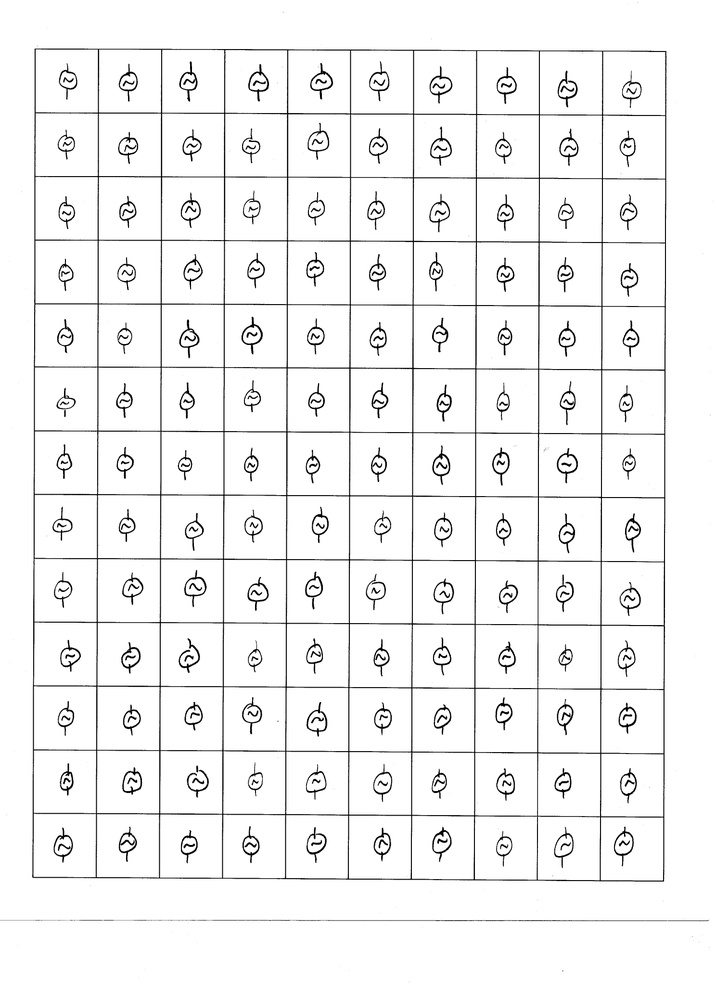
%> input picture training_data/acsource/acsource3.jpg, 716 x 985 px, shrunk from 2975 x 4094 before the run
$ octave getGridTest.m   (GNU Octave 9; MATLAB toolbox functions it lacks are replaced by stand-ins)
%> lines starting %> are read from the running program, lines starting %| are printed output that depends on the picture
% clc;close all;
path = 'C:\Users\Dolen\Documents\MATLAB\SrProject\training_data\acsource\acsource3.jpg';
expected_rows = 14;
expected_cols = 11;
disp(path);
cktImg = im2bw(imread(path),0.95);
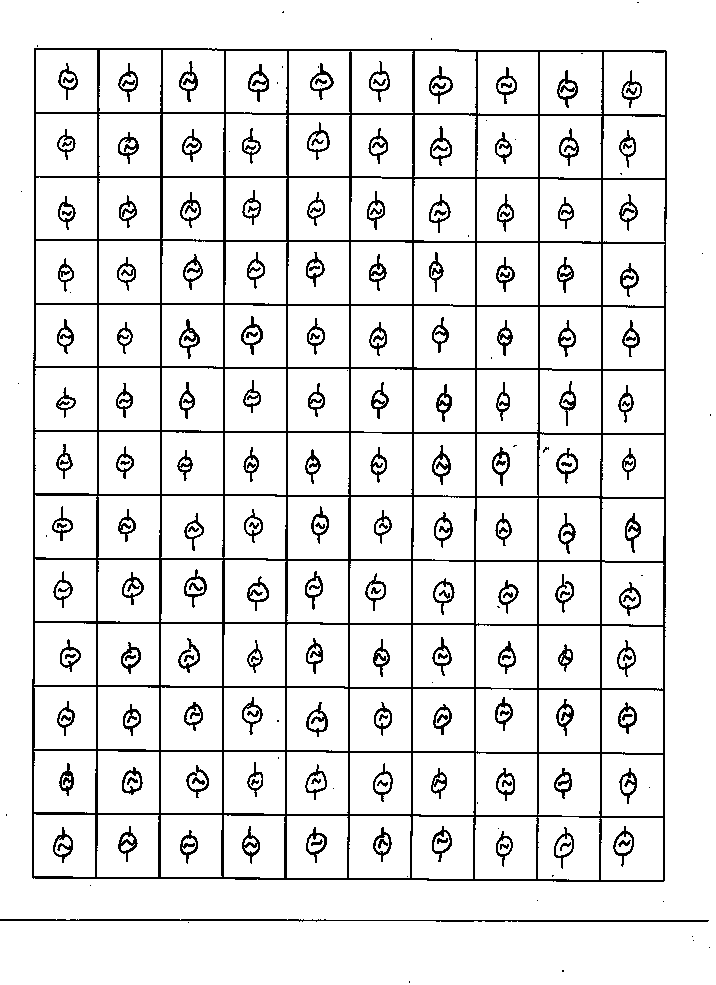
%> cktImg: size 985x716 logical; 90.5% white; black in thin lines or dots
cktImg = ~cktImg;
%> cktImg: size 985x716 logical; 9.5% white in thin lines or dots
colPeaks = sum(cktImg);
%> colPeaks = 716 values, max 804 at index 98, min 0 at index 712, mean 93.11
[Xpeaks, Xind] = findpeaks(colPeaks, 'minpeakheight', max(colPeaks)*0.7);
%> Xpeaks = [717 804 788 753 777 795 785 718 784 746 678]; Xind = [35 98 161 224 287 350 413 476 539 602 665]
rowPeaks = sum(cktImg, 2);
%> rowPeaks = 985 values, max 709 at index 921, min 0 at index 1, mean 67.68
sortPeaks = unique(rowPeaks);
%> sortPeaks = 180 values from 0 to 709
%> (the run ends here)

$ run again, with training_data/acsource/acsource1.jpg copied over training_data/acsource/acsource3.jpg
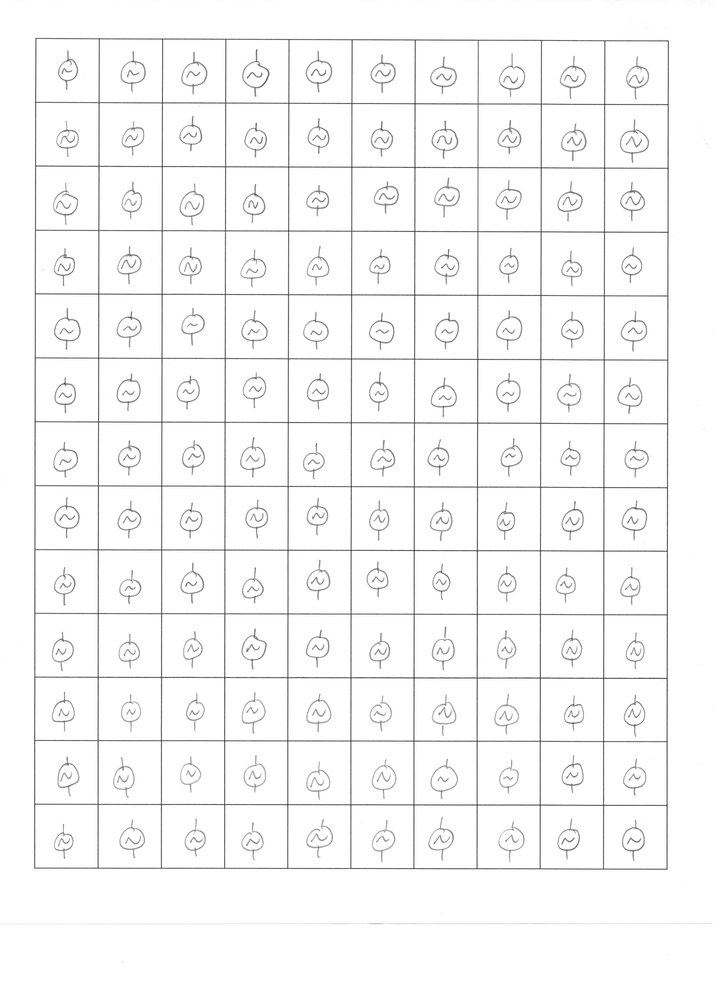
%> input picture training_data/acsource/acsource1.jpg, 716 x 985 px, shrunk from 2975 x 4094 before the run
%> `cktImg = im2bw(imread(path),0.95);`:
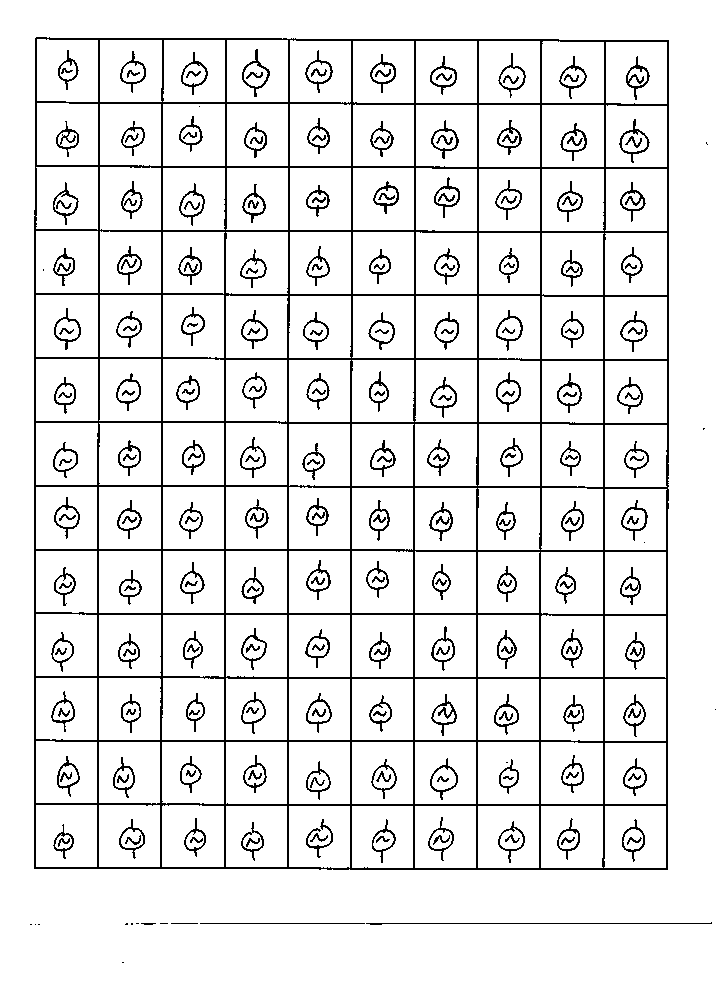
%> cktImg: size 985x716 logical; 90.8% white; black in thin lines or dots
%> colPeaks = 716 values, max 832 at index 36, min 0 at index 1, mean 90.77
%> Xpeaks = [832 831 783 832 831 832 832 832 832 828 831]; Xind = [36 99 162 226 289 352 415 478 541 605 668]
%> rowPeaks = 985 values, max 634 at index 551, min 0 at index 1, mean 65.98
%> sortPeaks = 156 values from 0 to 634

$ run again, with training_data/acsource/acsource2.jpg copied over training_data/acsource/acsource3.jpg
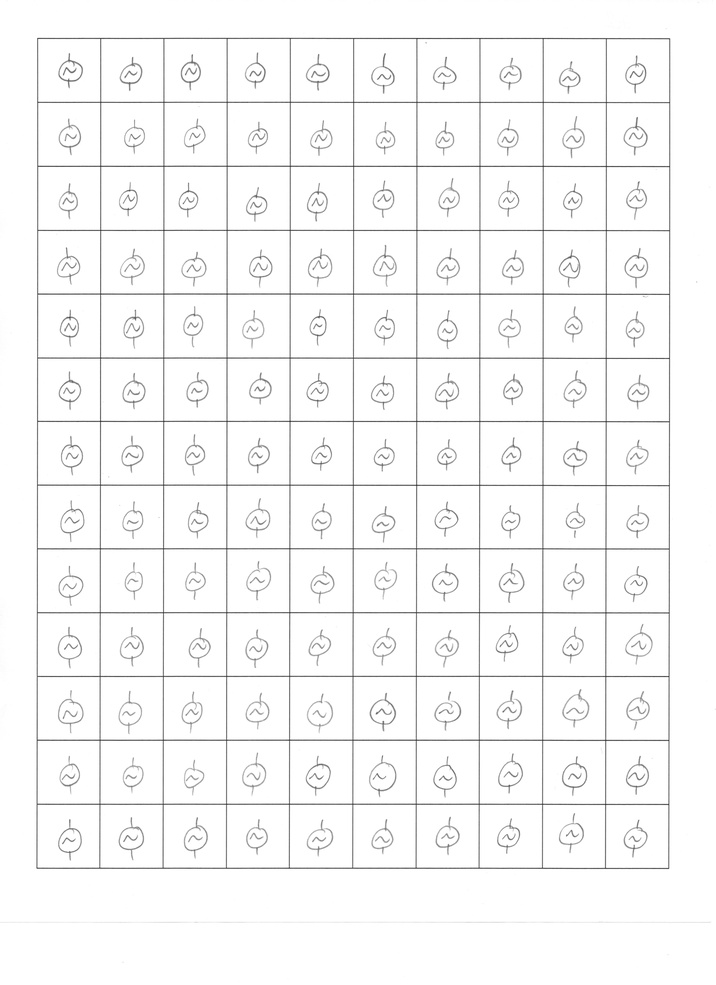
%> input picture training_data/acsource/acsource2.jpg, 716 x 985 px, shrunk from 2975 x 4094 before the run
%> `cktImg = im2bw(imread(path),0.95);`:
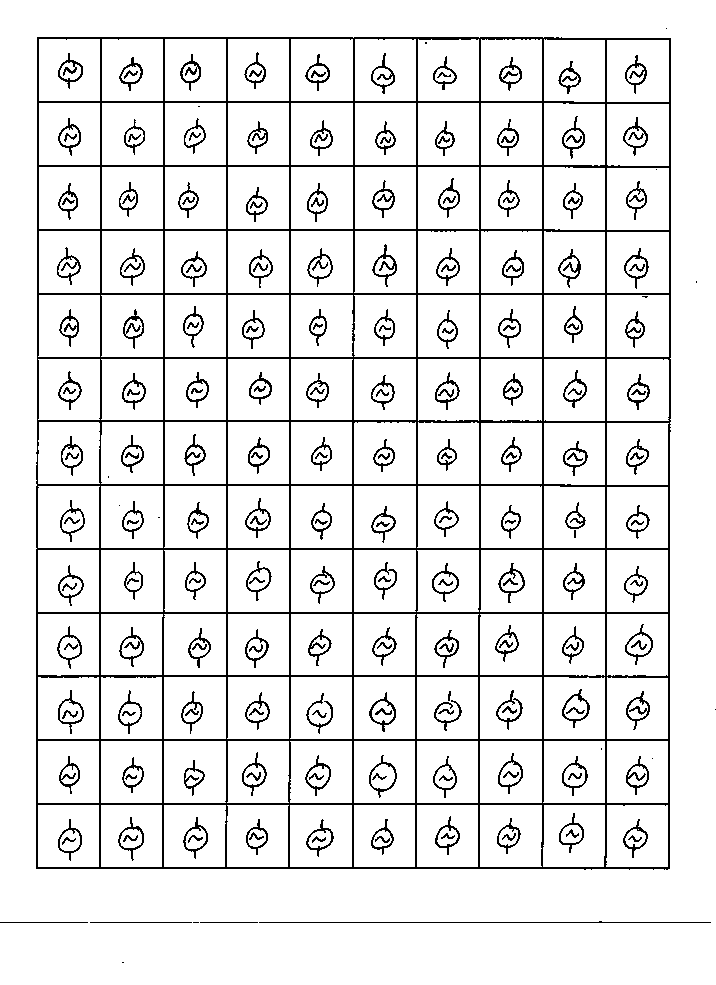
%> cktImg: size 985x716 logical; 90.9% white; black in thin lines or dots
%> colPeaks = 716 values, max 833 at index 38, min 0 at index 712, mean 89.97
%> Xpeaks = [833 833 833 833 833 832 833 832 833 832 832]; Xind = [38 101 164 227 290 354 417 480 543 606 670]
%> rowPeaks = 985 values, max 706 at index 923, min 0 at index 1, mean 65.4
%> sortPeaks = 139 values from 0 to 706
